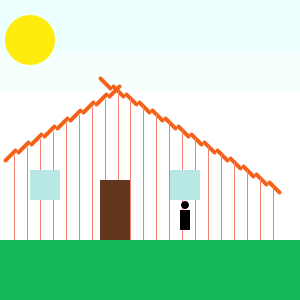
Frame 1 (no input)
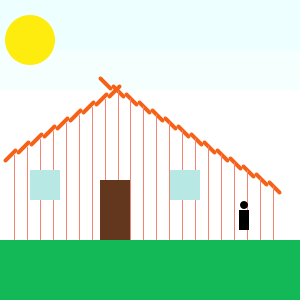
Frame 60 (the mouse pressed at the canvas centre just before this capture)
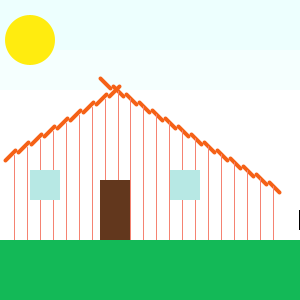
Frame 120 (the mouse held since frame 60 and released just before this capture)

The Processing sketch that drew these frames (run headless with seeded random() and noise(); from frame 60 on, the mouse is pressed at the canvas centre):

// Processing sketch: processing_93346
// ── processing_93346.pde

void setup(){
  size(300,300);
  background(255);
  frameRate(5);
}
 int p=180; 
     

 
void draw(){
  background(255);
  int y=150;
  noStroke();
  fill(#EDFFFE);
  rect(0,0,300,50);
  fill(#F5FFFE);
  rect(0,50,300,40);
  
  for(int x=15; x<130; x=x+13){
    stroke(#F56116);
     strokeWeight(4);                      //telhado
    line (x,y,x-10,y+10);
     
    y=y-8;
    }
    for(int x=100; x<280; x=x+13){
    stroke(#F56116);
    
    line (x,y,x+10,y+10);                //telhado
    y=y+8;
    }
     for(int x=14; x<130; x+=13){
       stroke(#F58372);
       strokeWeight(1);                  //casa
       line(x,y-35,x,240);
       y-=8;
     }
      for(int x=130; x<280; x+=13){
        line(x,y-20,x,240);
        y+=8;
      
}
      noStroke();
      fill(#B7E8E4);
      rect(30,170,30,30);
      rect(170,170,30,30);
      fill(#62371D);                 //janelas e porta
      rect(100,180,30,60);
      fill(#13B957);
      rect(0,240,300,300);
      
      fill(#FFEC0F);
      ellipse(30,40,50,50);
       pessoa();
      
  }
   void pessoa(){
      
     
     fill(0);
       rect(p,210,10,20);
      ellipse(p+5,205,8,8);
      p++;
      
     
  }
  

    
 


 
 
  
